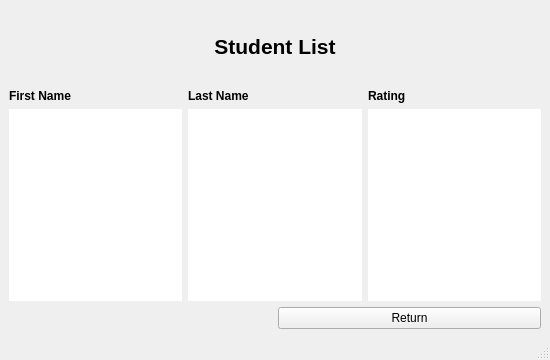
<?xml version="1.0" encoding="UTF-8"?>
<ui version="4.0">
 <class>studentlist</class>
 <widget class="QMainWindow" name="studentlist">
  <property name="geometry">
   <rect>
    <x>0</x>
    <y>0</y>
    <width>550</width>
    <height>360</height>
   </rect>
  </property>
  <property name="maximumSize">
   <size>
    <width>550</width>
    <height>360</height>
   </size>
  </property>
  <property name="windowTitle">
   <string>Student List</string>
  </property>
  <widget class="QWidget" name="centralwidget">
   <layout class="QGridLayout" name="gridLayout">
    <item row="1" column="0" rowspan="2" colspan="2">
     <layout class="QVBoxLayout" name="verticalLayout">
      <item>
       <layout class="QHBoxLayout" name="horizontalLayout">
        <item>
         <widget class="QLabel" name="fNameLabel">
          <property name="font">
           <font>
            <bold>true</bold>
           </font>
          </property>
          <property name="text">
           <string>First Name</string>
          </property>
          <property name="alignment">
           <set>Qt::AlignLeading|Qt::AlignLeft|Qt::AlignVCenter</set>
          </property>
         </widget>
        </item>
        <item>
         <widget class="QLabel" name="lNameLabel">
          <property name="font">
           <font>
            <bold>true</bold>
           </font>
          </property>
          <property name="text">
           <string>Last Name</string>
          </property>
          <property name="alignment">
           <set>Qt::AlignLeading|Qt::AlignLeft|Qt::AlignVCenter</set>
          </property>
         </widget>
        </item>
        <item>
         <widget class="QLabel" name="ratingLabel">
          <property name="font">
           <font>
            <bold>true</bold>
           </font>
          </property>
          <property name="text">
           <string>Rating</string>
          </property>
         </widget>
        </item>
       </layout>
      </item>
      <item>
       <layout class="QHBoxLayout" name="horizontalLayout_2">
        <item>
         <widget class="QListWidget" name="fNameList">
          <property name="frameShape">
           <enum>QFrame::NoFrame</enum>
          </property>
          <property name="itemAlignment">
           <set>Qt::AlignHCenter</set>
          </property>
         </widget>
        </item>
        <item>
         <widget class="QListWidget" name="lNameList">
          <property name="frameShape">
           <enum>QFrame::NoFrame</enum>
          </property>
          <property name="itemAlignment">
           <set>Qt::AlignHCenter</set>
          </property>
         </widget>
        </item>
        <item>
         <widget class="QListWidget" name="ratingList">
          <property name="frameShape">
           <enum>QFrame::NoFrame</enum>
          </property>
          <property name="itemAlignment">
           <set>Qt::AlignHCenter</set>
          </property>
         </widget>
        </item>
       </layout>
      </item>
     </layout>
    </item>
    <item row="3" column="1">
     <widget class="QPushButton" name="returnButton">
      <property name="text">
       <string>Return</string>
      </property>
     </widget>
    </item>
    <item row="0" column="0" colspan="2">
     <widget class="QLabel" name="label">
      <property name="font">
       <font>
        <pointsize>16</pointsize>
        <bold>true</bold>
       </font>
      </property>
      <property name="lineWidth">
       <number>0</number>
      </property>
      <property name="text">
       <string>Student List</string>
      </property>
      <property name="textFormat">
       <enum>Qt::PlainText</enum>
      </property>
      <property name="alignment">
       <set>Qt::AlignCenter</set>
      </property>
     </widget>
    </item>
   </layout>
  </widget>
  <widget class="QMenuBar" name="menubar">
   <property name="geometry">
    <rect>
     <x>0</x>
     <y>0</y>
     <width>550</width>
     <height>22</height>
    </rect>
   </property>
  </widget>
  <widget class="QStatusBar" name="statusbar"/>
 </widget>
 <resources/>
 <connections/>
</ui>
